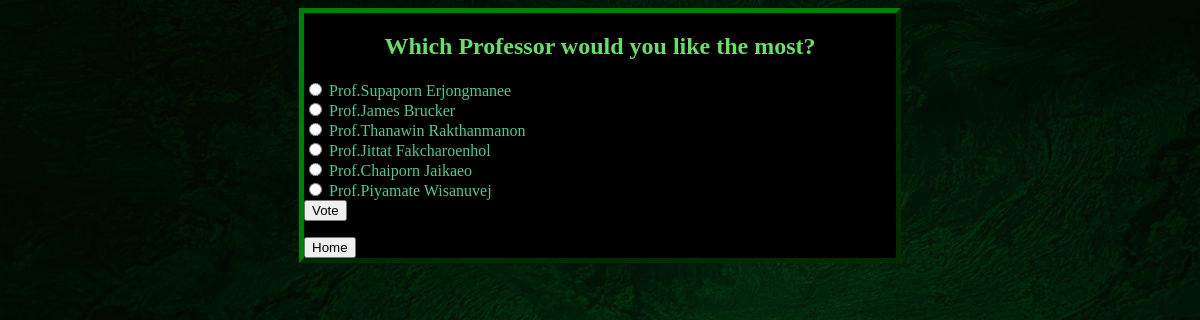
The app's page /polls/2/ with its own data.
### polls/models.py (models this page shows, shortened)
class Question(models.Model):
    question_text = models.CharField(max_length=200)
    pub_date = models.DateTimeField('date published')
    end_date = models.DateTimeField('date ended', null=True, blank=True)
    def is_published(self) -> bool:
        return timezone.localtime() >= self.pub_date
    def can_vote(self) -> bool:
        if self.end_date:
            return self.is_published and timezone.localtime() <= self.end_date
        return self.is_published()

class Choice(models.Model):
    question = models.ForeignKey(Question, on_delete=models.CASCADE)
    choice_text = models.CharField(max_length=200)

### polls/views.py (the view)
# urls.py: path('<int:pk>/', views.DetailView.as_view(), name='detail'),
class DetailView(generic.DetailView):
    model = Question
    template_name = 'polls/detail.html'
    def get_queryset(self):
        return Question.objects.filter(pub_date__lte=timezone.localtime())
    def get(self, request, *args, **kwargs):
        error = None
        user = request.user
        try:
            question = get_object_or_404(Question, pk=kwargs['pk'])
        except Http404:
            error = '404'
        if error == '404' or not question.can_vote():
            messages.error(
                request, "This question is not available for voting.")
            return HttpResponseRedirect(reverse('polls:index'))
        try:
            if not user.is_authenticated:
                raise Vote.DoesNotExist
            user_vote = question.vote_set.get(user=user).choice
        except Vote.DoesNotExist:
            return super().get(request, *args, **kwargs)
        else:
            return render(request, 'polls/detail.html', {
                'question': question,
                'user_vote': user_vote,
            })

### templates/polls/detail.html (shortened to what this page needs)
{% extends 'base.html' %}
{% block body%}
<form action="{% url 'polls:vote' question.id %}" method="post">
        <legend><h2>{{ question.question_text }}</h2></legend>
        {% for choice in question.choice_set.all %}
        {% if choice == user_vote%}
        <input type="radio" name="choice" id="choice{{ forloop.counter }}" value="{{ choice.id }}" checked>
        {% else %}
        <input type="radio" name="choice" id="choice{{ forloop.counter }}" value="{{ choice.id }}">
        {% endif %}
        <label for="choice{{ forloop.counter }}">{{ choice.choice_text }}</label><br>
        {% endfor %}
    <input type="submit" value="Vote">
    </form>
{% endblock body%}

### polls/static/polls/style.css (style rules this page uses)
body { background: black url("images/background.jpeg") no-repeat; }
h2 { color: rgb(103, 223, 103); text-align: center; }
label { color: rgb(76, 201, 147); }

### records on screen
Question: question_text "Which Professor would you like the most?"
Choice: choice_text "Prof.Supaporn Erjongmanee"
Choice: choice_text "Prof.James Brucker"
Choice: choice_text "Prof.Thanawin Rakthanmanon"
Choice: choice_text "Prof.Jittat Fakcharoenhol"
Choice: choice_text "Prof.Chaiporn Jaikaeo"
Choice: choice_text "Prof.Piyamate Wisanuvej"
